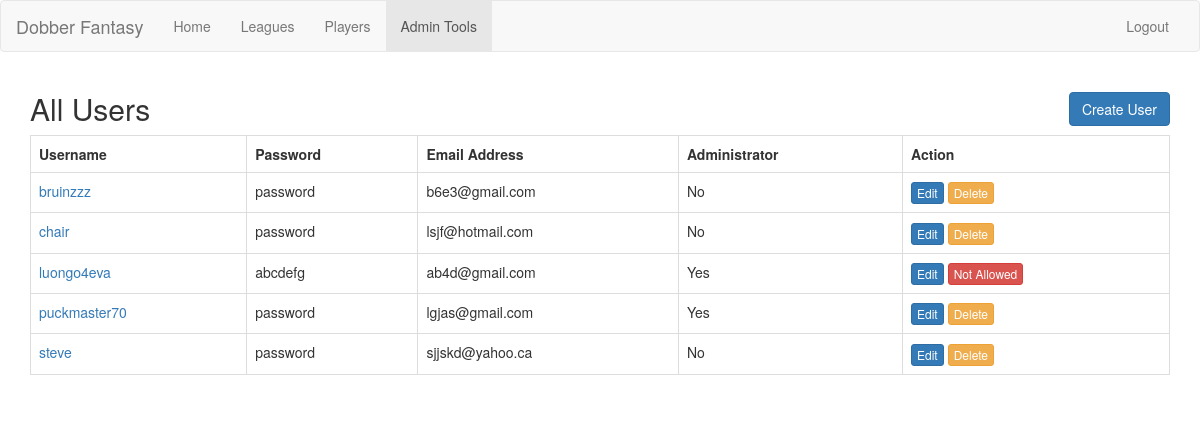
Screenshot of /web/viewUsers.php (signed in) with the database file from the repository.
### tables this page shows
CREATE TABLE users (
 username varchar(30) NOT NULL UNIQUE,
 password varchar(30) NOT NULL,
 email varchar(30) NOT NULL UNIQUE,
 is_admin boolean,
 PRIMARY KEY (username)
);

### library/user.php (called while the page is built, shortened)
<?php
class user {
	static function getUsers() {
		$con = conn::getDB();
		$users = mysqli_query($con, "SELECT * FROM users");
		return $users;
	}
}

### library/userVerification.php (called while the page is built, shortened)
<?php
function getUsername() {
	if (empty($_SESSION["username"])) {
		return false;
	} else {
		return $_SESSION["username"];
	}
}
function dieIfNotAdmin() {
	if (!userIsAdmin()) {
		header('Location: main.php', true, 303);
		die();
	}
}
function userIsAdmin() {
	if (!empty($_SESSION["isAdmin"])) {
		return $_SESSION["isAdmin"];
	} else {
		$con = conn::getDB();
		$user = mysqli_query($con, "SELECT * FROM users where username=\"" . getUsername() . "\"");
		if ($user->num_rows < 1) {
			return FALSE;
		} else {
			if (mysqli_fetch_assoc($user)["is_admin"]) {
				return TRUE;
			} else {
				return FALSE;
			}
		}
	}
}

### web/viewUsers.php (the view, shortened to what this page needs)
<!DOCTYPE html>
<html>
    <?php
    require_once('../library/user.php');
    require_once('../library/userVerification.php');
    dieIfNotAdmin();
    ?>
    <head>
	<link rel="stylesheet" type="text/css" href="bootstrap/css/bootstrap.min.css">
	<link rel="stylesheet" type="text/css" href="createButton.css">
    </head>
    <body>
    <nav class="navbar navbar-default">
	<div class="container-fluid">
	    <div class="navbar-header">
		<a class="navbar-brand">Dobber Fantasy</a>
	    </div>
	    <div id="navbar" class="navbar-collapse collapse">
		<ul class="nav navbar-nav">
			<li><a href="main.php">Home</a></li>
			<li><a href="viewLeagues.php">Leagues</a></li>
			<li><a href="viewPlayers.php">Players</a></li>
			<li class="active"><a href="admin.php">Admin Tools</a></li>
		</ul>
		<ul class="nav navbar-nav navbar-right">
		    <li><a href="logout.php">Logout</a></li>
		</ul>
	    </div>
	</div>
    </nav>
    <div class="container">
	<h2>All Users<a data-toggle="modal" data-target="#createModal" id="createButton" class="btn btn-primary">Create User</a></h2>
	    <table class="table table-bordered">
		<tr>
		    <th>Username</th>
		    <th>Password</th>
		    <th>Email Address</th>
		    <th>Administrator</th>
		    <th>Action</th>
		</tr>
		<?php
		$users = user::getUsers();
		foreach($users as $user) {
		    echo "<tr>"
		    . "<td><a href=\"viewLeagues.php?username=" . $user["username"] . "\">" . $user["username"] . "</a></td>"
		    . "<td>" . $user["password"] . "</td>"
		    . "<td>" . $user["email"] . "</td>"
		    . "<td>" . ($user["is_admin"] ? "Yes" : "No") . "</td>"
		    . "<td><a class=\"btn btn-primary btn-xs\" href=\"\" onclick='startEdit(\""
		    . $user["username"] . "\",\""
		    . $user["password"] . "\",\""
		    . $user["email"] . "\","
		    . $user["is_admin"]
		    .  ")' data-toggle=\"modal\" data-target=\"#editModal\">Edit</a> "
		    . ($user["username"] != getUserName() ? "<a href='' class=\"btn btn-warning btn-xs\" onclick=deleteUser(\""
		    . $user["username"] . "\")>Delete</a>" : "<a class=\"btn btn-xs btn-danger\">Not Allowed</a>") . "</td>"
		    . "</tr>";
		}
		?>
	    </table>
	</body>
</html>

### web/createButton.css (style rules this page uses)
#createButton { float: right; }

### rows the page displays
users: username "bruinzzz", password "password", email "b6e3@gmail.com", is_admin "No"
users: username "chair", password "password", email "lsjf@hotmail.com", is_admin "No"
users: username "luongo4eva", password "abcdefg", email "ab4d@gmail.com", is_admin "Yes", shows "Not Allowed"
users: username "puckmaster70", password "password", email "lgjas@gmail.com", is_admin "Yes"
users: username "steve", password "password", email "sjjskd@yahoo.ca", is_admin "No"
